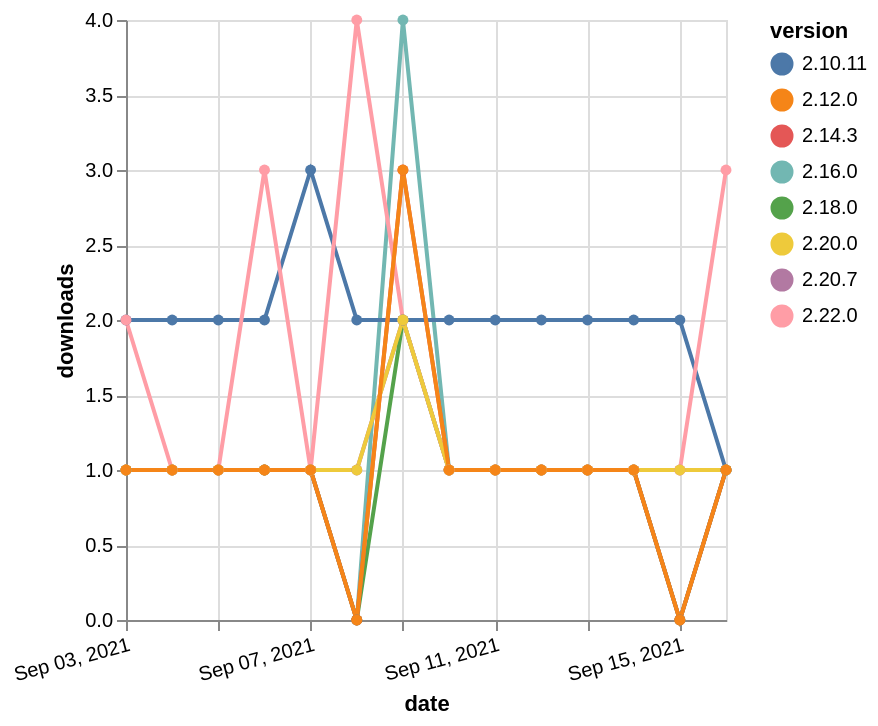

Write a Vega-Lite specification for this figure.
### Vega-Lite specification from a JSON file in a GitHub repository (floating-point values rounded to 4 significant figures)
{"$schema": "https://vega.github.io/schema/vega-lite/v5.json", "description": "A simple bar chart with embedded data.", "data": {"values": [{"date": "2021-09-03", "total": 212, "delta": 1, "version": "2.16.0"}, {"date": "2021-09-04", "total": 213, "delta": 1, "version": "2.16.0"}, {"date": "2021-09-05", "total": 214, "delta": 1, "version": "2.16.0"}, {"date": "2021-09-06", "total": 215, "delta": 1, "version": "2.16.0"}, {"date": "2021-09-07", "total": 216, "delta": 1, "version": "2.16.0"}, {"date": "2021-09-08", "total": 216, "delta": 0, "version": "2.16.0"}, {"date": "2021-09-09", "total": 220, "delta": 4, "version": "2.16.0"}, {"date": "2021-09-10", "total": 221, "delta": 1, "version": "2.16.0"}, {"date": "2021-09-11", "total": 222, "delta": 1, "version": "2.16.0"}, {"date": "2021-09-12", "total": 223, "delta": 1, "version": "2.16.0"}, {"date": "2021-09-13", "total": 224, "delta": 1, "version": "2.16.0"}, {"date": "2021-09-14", "total": 225, "delta": 1, "version": "2.16.0"}, {"date": "2021-09-15", "total": 225, "delta": 0, "version": "2.16.0"}, {"date": "2021-09-16", "total": 226, "delta": 1, "version": "2.16.0"}, {"date": "2021-09-03", "total": 142, "delta": 1, "version": "2.20.7"}, {"date": "2021-09-04", "total": 143, "delta": 1, "version": "2.20.7"}, {"date": "2021-09-05", "total": 144, "delta": 1, "version": "2.20.7"}, {"date": "2021-09-06", "total": 145, "delta": 1, "version": "2.20.7"}, {"date": "2021-09-07", "total": 146, "delta": 1, "version": "2.20.7"}, {"date": "2021-09-08", "total": 147, "delta": 1, "version": "2.20.7"}, {"date": "2021-09-09", "total": 149, "delta": 2, "version": "2.20.7"}, {"date": "2021-09-10", "total": 150, "delta": 1, "version": "2.20.7"}, {"date": "2021-09-11", "total": 151, "delta": 1, "version": "2.20.7"}, {"date": "2021-09-12", "total": 152, "delta": 1, "version": "2.20.7"}, {"date": "2021-09-13", "total": 153, "delta": 1, "version": "2.20.7"}, {"date": "2021-09-14", "total": 154, "delta": 1, "version": "2.20.7"}, {"date": "2021-09-15", "total": 155, "delta": 1, "version": "2.20.7"}, {"date": "2021-09-16", "total": 156, "delta": 1, "version": "2.20.7"}, {"date": "2021-09-03", "total": 2257, "delta": 2, "version": "2.10.11"}, {"date": "2021-09-04", "total": 2259, "delta": 2, "version": "2.10.11"}, {"date": "2021-09-05", "total": 2261, "delta": 2, "version": "2.10.11"}, {"date": "2021-09-06", "total": 2263, "delta": 2, "version": "2.10.11"}, {"date": "2021-09-07", "total": 2266, "delta": 3, "version": "2.10.11"}, {"date": "2021-09-08", "total": 2268, "delta": 2, "version": "2.10.11"}, {"date": "2021-09-09", "total": 2270, "delta": 2, "version": "2.10.11"}, {"date": "2021-09-10", "total": 2272, "delta": 2, "version": "2.10.11"}, {"date": "2021-09-11", "total": 2274, "delta": 2, "version": "2.10.11"}, {"date": "2021-09-12", "total": 2276, "delta": 2, "version": "2.10.11"}, {"date": "2021-09-13", "total": 2278, "delta": 2, "version": "2.10.11"}, {"date": "2021-09-14", "total": 2280, "delta": 2, "version": "2.10.11"}, {"date": "2021-09-15", "total": 2282, "delta": 2, "version": "2.10.11"}, {"date": "2021-09-16", "total": 2283, "delta": 1, "version": "2.10.11"}, {"date": "2021-09-03", "total": 175, "delta": 1, "version": "2.18.0"}, {"date": "2021-09-04", "total": 176, "delta": 1, "version": "2.18.0"}, {"date": "2021-09-05", "total": 177, "delta": 1, "version": "2.18.0"}, {"date": "2021-09-06", "total": 178, "delta": 1, "version": "2.18.0"}, {"date": "2021-09-07", "total": 179, "delta": 1, "version": "2.18.0"}, {"date": "2021-09-08", "total": 179, "delta": 0, "version": "2.18.0"}, {"date": "2021-09-09", "total": 181, "delta": 2, "version": "2.18.0"}, {"date": "2021-09-10", "total": 182, "delta": 1, "version": "2.18.0"}, {"date": "2021-09-11", "total": 183, "delta": 1, "version": "2.18.0"}, {"date": "2021-09-12", "total": 184, "delta": 1, "version": "2.18.0"}, {"date": "2021-09-13", "total": 185, "delta": 1, "version": "2.18.0"}, {"date": "2021-09-14", "total": 186, "delta": 1, "version": "2.18.0"}, {"date": "2021-09-15", "total": 186, "delta": 0, "version": "2.18.0"}, {"date": "2021-09-16", "total": 187, "delta": 1, "version": "2.18.0"}, {"date": "2021-09-03", "total": 192, "delta": 1, "version": "2.14.3"}, {"date": "2021-09-04", "total": 193, "delta": 1, "version": "2.14.3"}, {"date": "2021-09-05", "total": 194, "delta": 1, "version": "2.14.3"}, {"date": "2021-09-06", "total": 195, "delta": 1, "version": "2.14.3"}, {"date": "2021-09-07", "total": 196, "delta": 1, "version": "2.14.3"}, {"date": "2021-09-08", "total": 196, "delta": 0, "version": "2.14.3"}, {"date": "2021-09-09", "total": 199, "delta": 3, "version": "2.14.3"}, {"date": "2021-09-10", "total": 200, "delta": 1, "version": "2.14.3"}, {"date": "2021-09-11", "total": 201, "delta": 1, "version": "2.14.3"}, {"date": "2021-09-12", "total": 202, "delta": 1, "version": "2.14.3"}, {"date": "2021-09-13", "total": 203, "delta": 1, "version": "2.14.3"}, {"date": "2021-09-14", "total": 204, "delta": 1, "version": "2.14.3"}, {"date": "2021-09-15", "total": 204, "delta": 0, "version": "2.14.3"}, {"date": "2021-09-16", "total": 205, "delta": 1, "version": "2.14.3"}, {"date": "2021-09-03", "total": 128, "delta": 2, "version": "2.22.0"}, {"date": "2021-09-04", "total": 129, "delta": 1, "version": "2.22.0"}, {"date": "2021-09-05", "total": 130, "delta": 1, "version": "2.22.0"}, {"date": "2021-09-06", "total": 133, "delta": 3, "version": "2.22.0"}, {"date": "2021-09-07", "total": 134, "delta": 1, "version": "2.22.0"}, {"date": "2021-09-08", "total": 138, "delta": 4, "version": "2.22.0"}, {"date": "2021-09-09", "total": 140, "delta": 2, "version": "2.22.0"}, {"date": "2021-09-10", "total": 141, "delta": 1, "version": "2.22.0"}, {"date": "2021-09-11", "total": 142, "delta": 1, "version": "2.22.0"}, {"date": "2021-09-12", "total": 143, "delta": 1, "version": "2.22.0"}, {"date": "2021-09-13", "total": 144, "delta": 1, "version": "2.22.0"}, {"date": "2021-09-14", "total": 145, "delta": 1, "version": "2.22.0"}, {"date": "2021-09-15", "total": 146, "delta": 1, "version": "2.22.0"}, {"date": "2021-09-16", "total": 149, "delta": 3, "version": "2.22.0"}, {"date": "2021-09-03", "total": 159, "delta": 1, "version": "2.20.0"}, {"date": "2021-09-04", "total": 160, "delta": 1, "version": "2.20.0"}, {"date": "2021-09-05", "total": 161, "delta": 1, "version": "2.20.0"}, {"date": "2021-09-06", "total": 162, "delta": 1, "version": "2.20.0"}, {"date": "2021-09-07", "total": 163, "delta": 1, "version": "2.20.0"}, {"date": "2021-09-08", "total": 164, "delta": 1, "version": "2.20.0"}, {"date": "2021-09-09", "total": 166, "delta": 2, "version": "2.20.0"}, {"date": "2021-09-10", "total": 167, "delta": 1, "version": "2.20.0"}, {"date": "2021-09-11", "total": 168, "delta": 1, "version": "2.20.0"}, {"date": "2021-09-12", "total": 169, "delta": 1, "version": "2.20.0"}, {"date": "2021-09-13", "total": 170, "delta": 1, "version": "2.20.0"}, {"date": "2021-09-14", "total": 171, "delta": 1, "version": "2.20.0"}, {"date": "2021-09-15", "total": 172, "delta": 1, "version": "2.20.0"}, {"date": "2021-09-16", "total": 173, "delta": 1, "version": "2.20.0"}, {"date": "2021-09-03", "total": 271, "delta": 1, "version": "2.12.0"}, {"date": "2021-09-04", "total": 272, "delta": 1, "version": "2.12.0"}, {"date": "2021-09-05", "total": 273, "delta": 1, "version": "2.12.0"}, {"date": "2021-09-06", "total": 274, "delta": 1, "version": "2.12.0"}, {"date": "2021-09-07", "total": 275, "delta": 1, "version": "2.12.0"}, {"date": "2021-09-08", "total": 275, "delta": 0, "version": "2.12.0"}, {"date": "2021-09-09", "total": 278, "delta": 3, "version": "2.12.0"}, {"date": "2021-09-10", "total": 279, "delta": 1, "version": "2.12.0"}, {"date": "2021-09-11", "total": 280, "delta": 1, "version": "2.12.0"}, {"date": "2021-09-12", "total": 281, "delta": 1, "version": "2.12.0"}, {"date": "2021-09-13", "total": 282, "delta": 1, "version": "2.12.0"}, {"date": "2021-09-14", "total": 283, "delta": 1, "version": "2.12.0"}, {"date": "2021-09-15", "total": 283, "delta": 0, "version": "2.12.0"}, {"date": "2021-09-16", "total": 284, "delta": 1, "version": "2.12.0"}]}, "width": "container", "mark": {"type": "line", "point": {"filled": true}}, "encoding": {"x": {"field": "date", "type": "temporal", "timeUnit": "yearmonthdate", "title": "date", "axis": {"labelAngle": -15}}, "y": {"field": "delta", "type": "quantitative", "title": "downloads"}, "color": {"field": "version", "type": "nominal"}, "tooltip": {"field": "delta"}}}
